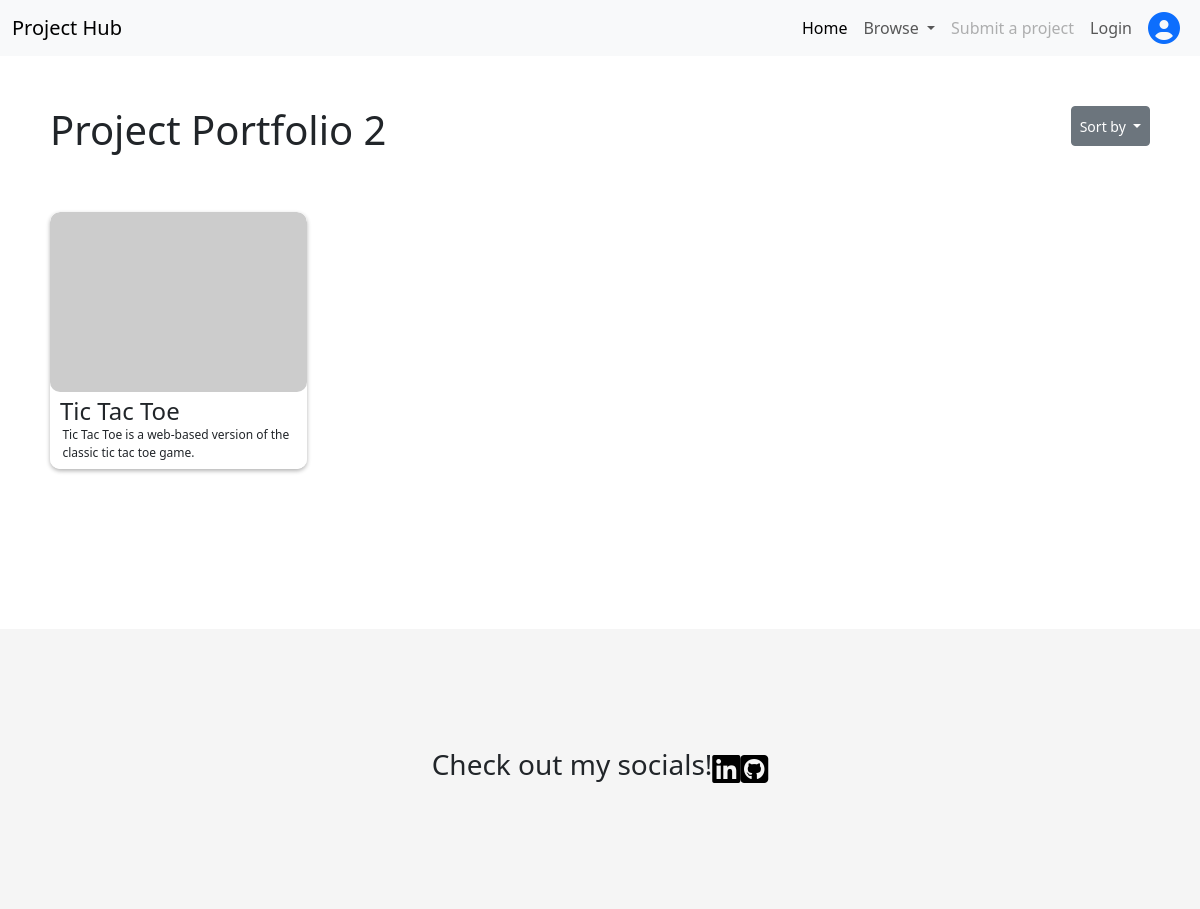
The app's page /browse_project/2/a-z/ with its own data.
### hub_main/models.py (models this page shows, shortened)
class Category(models.Model):
    name = models.CharField(max_length=200, blank=False)
    slug = models.SlugField(max_length=200, unique=True)

class Post(models.Model):
    title = models.CharField(max_length=200, blank=False)
    slug = models.SlugField(max_length=200, unique=True)
    author = models.ForeignKey(User, on_delete=models.CASCADE, related_name='project_post')
    Category = models.ForeignKey(Category, on_delete=models.CASCADE, related_name='categories')
    created_on = models.DateField(auto_now_add=True)
    description = models.TextField()
    likes = models.ManyToManyField(User, related_name='liked_posts', null=True, blank=True)
    live_link = models.URLField(blank=False)
    github_repo_link = models.URLField()
    class Meta:
        ordering = ['created_on']

### hub_main/views.py (the view, shortened to what this page needs)
# urls.py: path('browse_project/<int:pp>/<str:sort_by>/', views.browse_project, name='browse_project'),
def browse_project(request, pp, sort_by):
    if sort_by == 'a-z':
        posts = Post.objects.all().order_by('title')
        posts = list(posts)
        posts.reverse()
        return render(request, 'browse_project.html', {'posts': Post.objects.filter(Category_id=pp).order_by('title'), 'category' : Category.objects.get(id=pp)})
    elif sort_by == 'top-rated':
        return render(request, 'browse_project.html', {'posts': Post.objects.filter(Category_id=pp), 'category' : Category.objects.get(id=pp)})
    else:
        return render(request, 'browse_project.html', {'posts': Post.objects.filter(Category_id=pp), 'category' : Category.objects.get(id=pp)})

### hub_main/templates/browse_project.html (shortened to what this page needs)
{% extends "base.html" %}
{% load static %}
{% block content %}
<section>
    <div id="header" class="padding-content">
        <h1 id="browse-heading">{{ category.name }}</h1>
        <div class="btn-group" id="filter-btn">
            <button class="btn btn-secondary btn-sm dropdown-toggle" type="button" data-bs-toggle="dropdown" aria-expanded="false">
            Sort by
            </button>
        </div>
    </div>
    <div class="container-fluid padding-content">
        <div class="grid">
            <div class="row">
                {% for post in posts %}
                <div class="col-md-3 col-6">
                    <a href="{% url 'project_details' post.slug %}" style="color:inherit;">
                        <div class="my-card">
                            <img src="https://picsum.photos/500" class="my-card-img" alt="...">
                            <div class="my-card-body">
                                <h5 class="my-card-title">{{ post.title }}</h5>
                                <p class="my-card-text">{{ post.description }}</p>
                            </div>
                        </div>
                    </a>
                </div>
                {% endfor %}
            </div>
        </div>
    </div>
</section>
{% endblock %}

### hub_main/static/hub_main/css/styles.css (style rules this page uses)
* { margin: 0; padding: 0; box-sizing: border-box; }
.padding-content { padding-left: 50px; padding-right: 50px; }
.my-card { border-radius: 10px; height: 100%; box-shadow: 0 2px 4px rgba(0, 0, 0, 0.3); position: relative; overflow: scroll; background-color: white; }
.my-card img { width: 100%; height: 70%; object-fit: cover; border-radius: 10px; }
.my-card-body { position: absolute; left: 10px; margin-top: 5px; margin-bottom: 5px; }
.my-card-title { font-size: 2vw; margin: 0; padding: 0; }
.my-card-text { font-size: 1vw; margin-bottom: 1vw; margin-left: 0.2vw; }
#header { margin: 50px 0px; display: flex; justify-content: space-between; }
#filter-btn { height: 40px; }

### records on screen
Category: name "Project Portfolio 2"
Post: title "Tic Tac Toe", description "Tic Tac Toe is a web-based version of the classic tic tac toe game."
